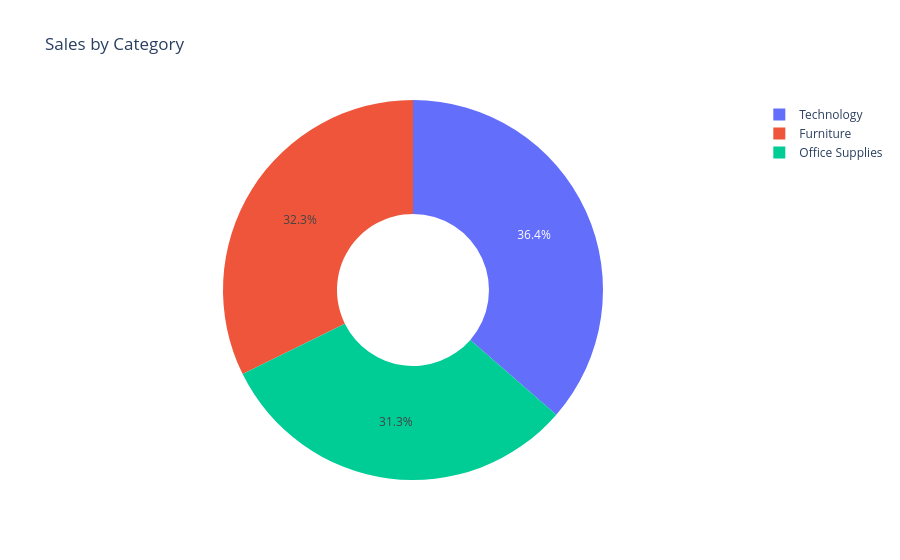

Notebook source saved alongside this figure:
### Code cell
fig2 = px.pie(top_categories.head(6), names='Category', values='Sales', title='Sales by Category', hole=0.4, template='plotly_white')
fig2.show()

### Figure 1 — Plotly figure (JSON) as saved in the notebook; plotly's stock layout.template omitted (floating-point values rounded to 4 significant figures)
{"data": [{"domain": {"x": [0, 1], "y": [0, 1]}, "hole": 0.4, "hovertemplate": "Category=%{label}<br>Sales=%{value}<extra></extra>", "labels": ["Technology", "Furniture", "Office Supplies"], "legendgroup": "", "name": "", "showlegend": true, "type": "pie", "values": [836221, 742006, 719127]}], "layout": {"legend": {"tracegroupgap": 0}, "title": {"text": "Sales by Category"}}}
